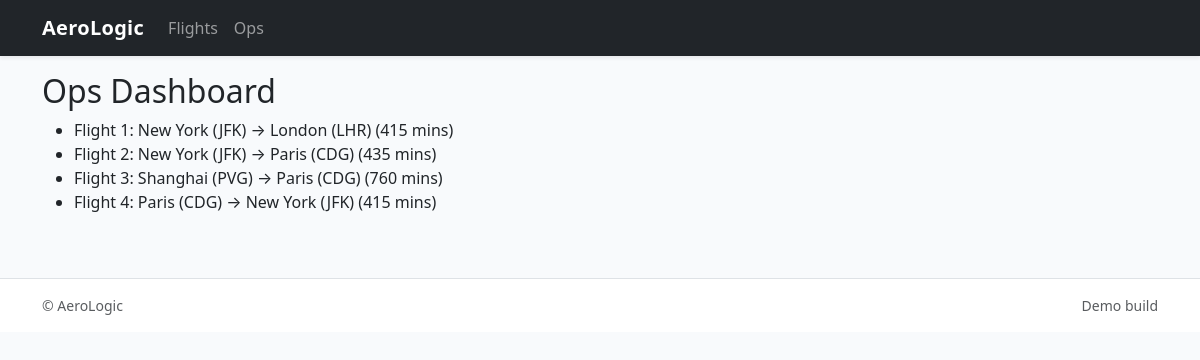
Before: /ops/ with the older database file.
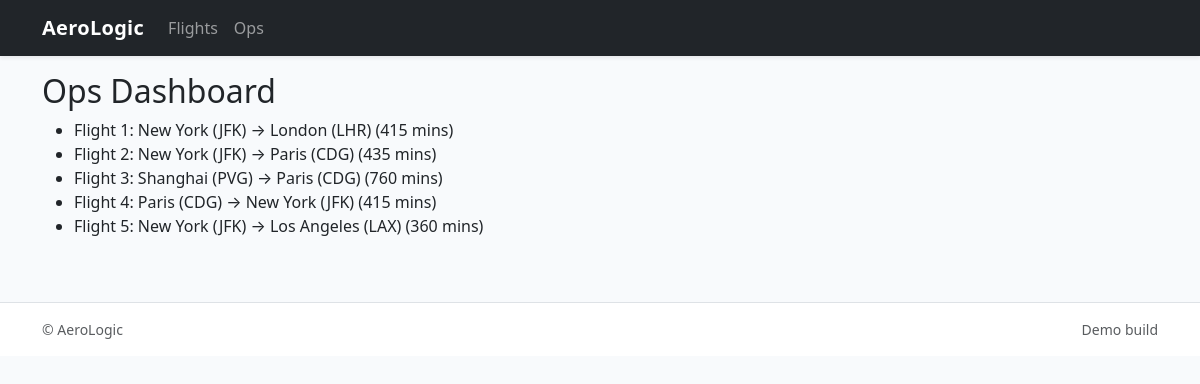
After: the same page with the newer database file.
### flights/models.py (models this page shows, shortened)
class Flight(models.Model):
    origin = models.ForeignKey(Airport, on_delete=models.CASCADE, related_name="departures")
    destination = models.ForeignKey(Airport, on_delete=models.CASCADE, related_name="arrivals")
    duration = models.IntegerField()

class Airport(models.Model):
    code = models.CharField(max_length=3)
    city = models.CharField(max_length=64)
    def __str__(self):
        return f"{self.city} ({self.code})"

### ops/views.py (the view)
# urls.py: path('ops/', views.dashboard, name='ops_dashboard'),
def dashboard(request):
    flights = Flight.objects.all().order_by('id')[:20]
    return render(request, 'ops/dashboard.html', {
        'flights': flights
    })

### ops/templates/ops/dashboard.html
{% extends "flights/layout.html" %}
{% block body %}
<h2>Ops Dashboard</h2>
<ul>
{% for f in flights %}
  <li>Flight {{ f.id }}: {{ f.origin }} → {{ f.destination }} ({{ f.duration }} mins)</li>
{% empty %}
  <li>No flights found.</li>
{% endfor %}
</ul>
{% endblock %}

Changed rows visible on the page:
added Flight: id "5", origin "New York (JFK)", destination "Los Angeles (LAX)", duration "360"
